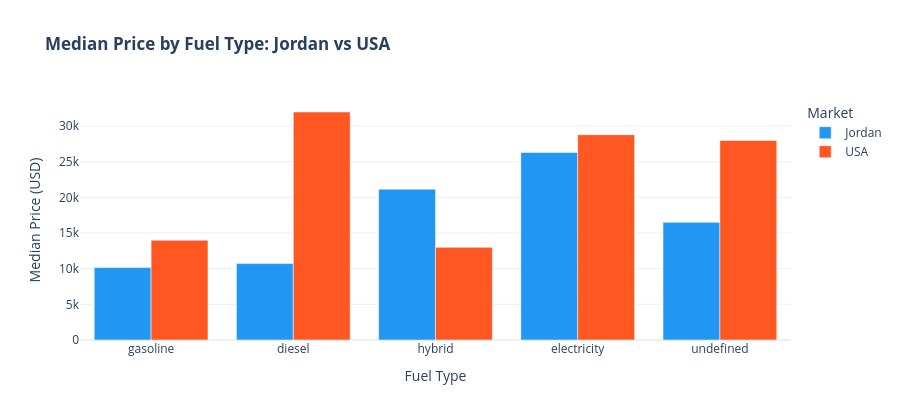

The code cell stored with this chart in its notebook:
### Markdown cell above
From the visualization above, we can see how Jordan's car market has transformed dramatically since 2000. In the early 2000s, gasoline completely dominated the market, with only a small presence of diesel. The first major shift began around 2010 when hybrids started appearing, and their share grew steadily over the next decade. However, the most remarkable change happened after 2020. Between 2020 and 2025, gasoline dropped from being the majority to falling below 20%, while hybrids surged to become the market leader, peaking at over 60% of listings. Electric vehicles also emerged during this period, reaching around 25-30% of the market by 2024. This rapid transition away from gasoline in just a few years is striking and suggests that factors such as government incentives, rising fuel prices, or increased availability of hybrid and electric models have strongly influenced Jordanian consumers. Diesel has remained a small and stable niche throughout, never exceeding 10% of listings. Overall, the data shows that Jordan has undergone an extraordinary shift from a gasoline-dominated market to one where hybrids and electric vehicles now represent the vast majority of car listings.

### Code cell
#Figure 6: Median Price by Fuel Type: Jordan vs USA

# Jordan median prices
jordan_fuel_price = df_jordan.groupby('Fuel_Type')['Price_USD'].median().reindex(fuel_order).reset_index()
jordan_fuel_price['Market'] = 'Jordan'

# USA median prices
usa_fuel_price = df_usa_sample.groupby('Fuel_Type')['Price_USD'].median().reindex(fuel_order).reset_index()
usa_fuel_price['Market'] = 'USA'

# combining datasets
fuel_price_combined = pd.concat([jordan_fuel_price, usa_fuel_price], ignore_index=True)

# converting Price_USD to numeric for safety reasons
fuel_price_combined['Price_USD'] = pd.to_numeric(fuel_price_combined['Price_USD'], errors='coerce')

fig6 = px.bar(
    fuel_price_combined,
    x='Fuel_Type', y='Price_USD', color='Market',
    barmode='group',
    color_discrete_map={'Jordan': JORDAN_COLOR, 'USA': USA_COLOR},
    title='<b>Median Price by Fuel Type: Jordan vs USA</b>',
    labels={'Price_USD': 'Median Price (USD)', 'Fuel_Type': 'Fuel Type'},
    template='plotly_white',
    height=420
)
fig6.show()

### Figure 1 — Plotly figure (JSON) as saved in the notebook; plotly's stock layout.template omitted (floating-point values rounded to 4 significant figures)
{"data": [{"alignmentgroup": "True", "hovertemplate": "Market=Jordan<br>Fuel Type=%{x}<br>Median Price (USD)=%{y}<extra></extra>", "legendgroup": "Jordan", "marker": {"color": "#2196F3", "pattern": {"shape": ""}}, "name": "Jordan", "offsetgroup": "Jordan", "orientation": "v", "showlegend": true, "textposition": "auto", "type": "bar", "x": ["gasoline", "diesel", "hybrid", "electricity", "undefined"], "xaxis": "x", "y": [10152, 10716, 21150, 26300.0, 16497], "yaxis": "y"}, {"alignmentgroup": "True", "hovertemplate": "Market=USA<br>Fuel Type=%{x}<br>Median Price (USD)=%{y}<extra></extra>", "legendgroup": "USA", "marker": {"color": "#FF5722", "pattern": {"shape": ""}}, "name": "USA", "offsetgroup": "USA", "orientation": "v", "showlegend": true, "textposition": "auto", "type": "bar", "x": ["gasoline", "diesel", "hybrid", "electricity", "undefined"], "xaxis": "x", "y": [13995, 31970, 12995, 28790, 27990], "yaxis": "y"}], "layout": {"barmode": "group", "height": 420, "legend": {"title": {"text": "Market"}, "tracegroupgap": 0}, "title": {"text": "<b>Median Price by Fuel Type: Jordan vs USA</b>"}, "xaxis": {"anchor": "y", "domain": [0, 1], "title": {"text": "Fuel Type"}}, "yaxis": {"anchor": "x", "domain": [0, 1], "title": {"text": "Median Price (USD)"}}}}
